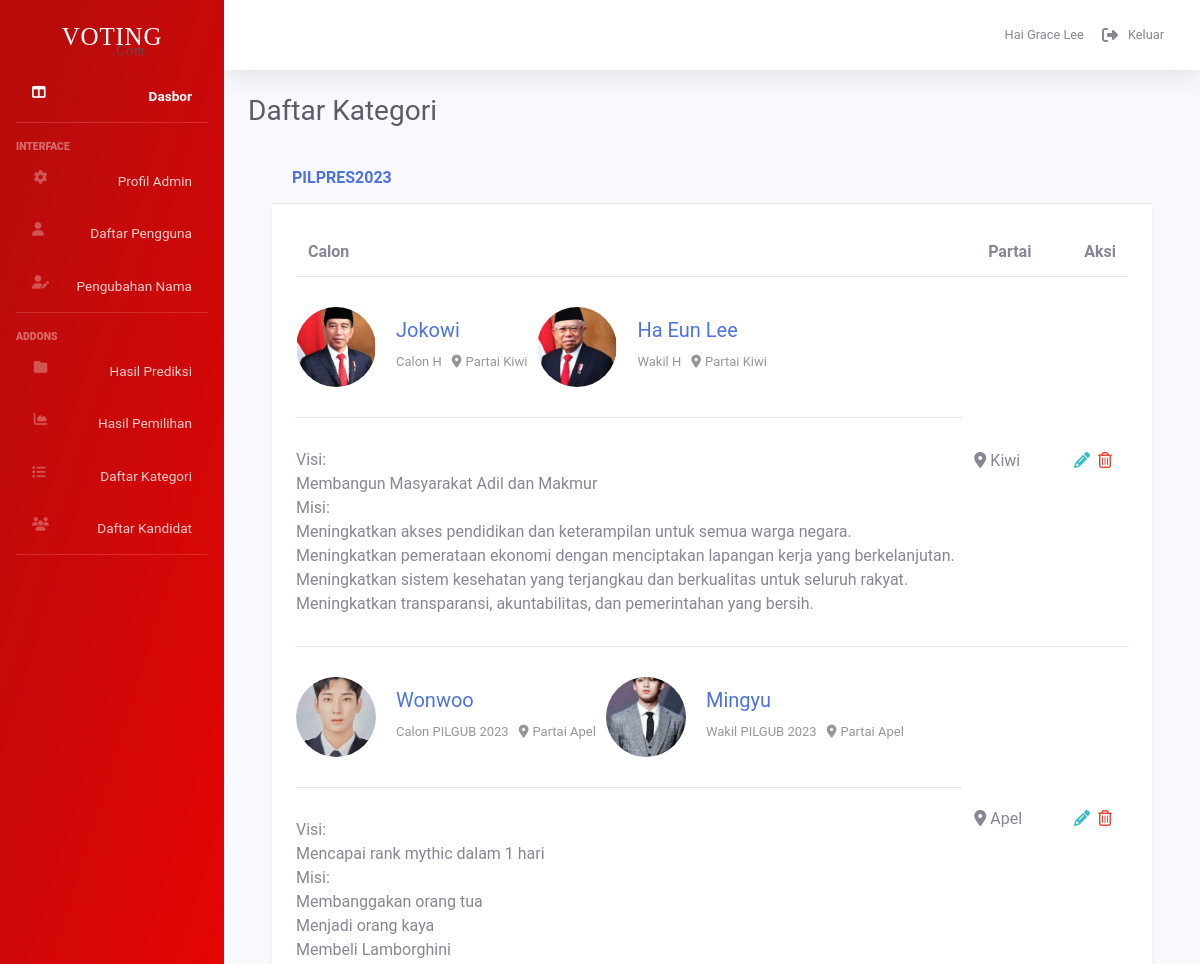
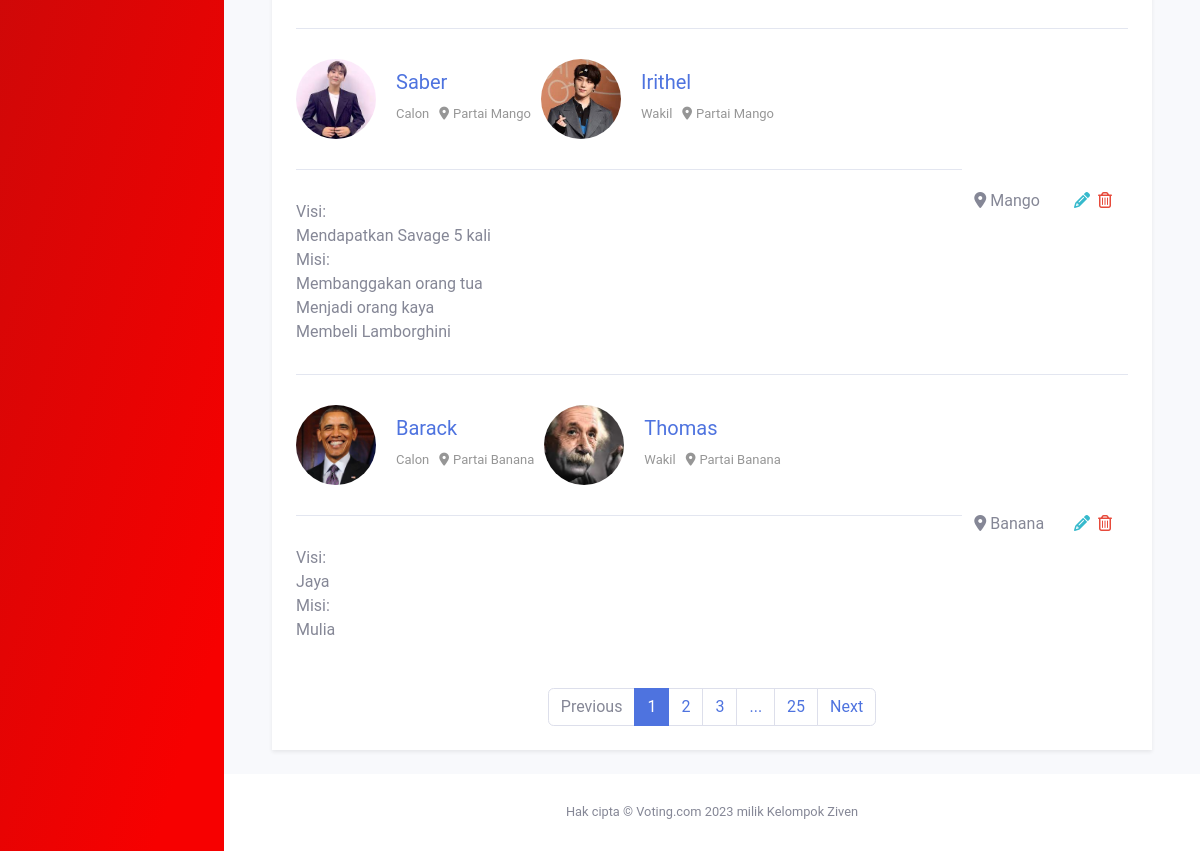
Page /admin/detail_category.php?detail_category=16 (signed in) on the committed database (2 pictures, top to bottom).
### tables this page shows
CREATE TABLE `category` (
  `category_id` int(11) NOT NULL,
  `nama` varchar(100) DEFAULT NULL,
  `details` varchar(100) DEFAULT NULL,
  `start_tggl` date DEFAULT NULL,
  `end_tggl` date DEFAULT NULL,
  `voting_name` varchar(100) DEFAULT NULL,
  `jml_calon` varchar(100) DEFAULT NULL,
  `status` varchar(100) DEFAULT NULL,
  `nama_jabatan` varchar(100) DEFAULT NULL
);

CREATE TABLE `candidate` (
  `id` int(11) NOT NULL,
  `foto_calon` varchar(100) NOT NULL,
  `nama_calon` varchar(100) NOT NULL,
  `nama_jabatan` varchar(100) DEFAULT NULL,
  `foto_wakil` varchar(100) DEFAULT NULL,
  `nama_wakil` varchar(100) NOT NULL,
  `voting_name` varchar(100) NOT NULL,
  `visi` varchar(1000) DEFAULT NULL,
  `misi` text NOT NULL,
  `partai` varchar(100) NOT NULL
);

### admin/detail_category.php (the view, shortened to what this page needs)
<!DOCTYPE html>
<html lang="en">
<head>
    <link href="vendor/fontawesome-free/css/all.min.css" rel="stylesheet" type="text/css">
    <link rel="stylesheet" href="https://cdnjs.cloudflare.com/ajax/libs/font-awesome/6.1.1/css/all.min.css" type="text/css">
    <link href="../admin_component/css/adminboots.css" rel="stylesheet">
    <link href="../admin_component/css/detail.css" rel="stylesheet">
</head>
<?php include '../admin_component/php/connect.php';?>
<?php
$detail = $_GET['detail_category'];
$query="SELECT * FROM category WHERE category_id = ?";
$get_candidate = $connect->prepare($query);
$get_candidate -> execute([$detail]);
$row=$get_candidate->fetch(PDO::FETCH_ASSOC);
$nama_category = $row['nama'];
?>
<body id="page-top">
<?php include '../admin_component/php/script.php' ;?>
    <div id="wrapper">
    <?php include '../admin_component/php/sidenav.php' ;?>
<div id="content-wrapper" class="d-flex flex-column">
<div id="content">
<?php include '../admin_component/php/topbar.php' ;?>
    <div class="container-fluid">
        <div class="d-sm-flex align-items-center justify-content-between mb-4" style="display: grid;">
            <h1 class="h3 mb-0 text-gray-800">Daftar Kategori</h1>
        </div>
                    <div class="container mt-3 mb-4">
    <div class="row">
      <div class="col-md-12">
      <div class="card-header py-3">
                            <h6 class="m-0 font-weight-bold text-primary">
                            <?=$nama_category?></h6>
                        </div>
        <div class="user-dashboard-info-box table-responsive mb-0 bg-white p-4 shadow-sm">
          <table class="table manage-candidates-top mb-0">
            <thead>
              <tr>
                <th>Calon</th>
                <th class="text-center">Partai</th>
                <th class=" text-right">Aksi</th>
              </tr>
            </thead>
            <tbody>
            <?php
             $query ="SELECT * FROM candidate WHERE voting_name ='$nama_category'";
             $select_candidate =  $connect->prepare($query);
             $select_candidate -> execute();
             if($select_candidate->rowCount()>0){
                while ($fetch_candidate = $select_candidate ->fetch(PDO::FETCH_ASSOC)){
                    ?>
                    <tr class="candidates-list">
                <td class="title">
                  <div class="thumb">
                    <img class="img-fluid" src="../img/candidate/<?=$fetch_candidate['foto_calon']?>" alt="">
                  </div>
                  <div class="candidate-list-details">
                    <div class="candidate-list-info">
                      <div class="candidate-list-title">
                        <h5 class="mb-0"><a href="#"><?=$fetch_candidate['nama_calon']?></a></h5>
                      </div>
                      <div class="candidate-list-option">
                        <ul class="list-unstyled">
                          <li>Calon <?=$fetch_candidate['nama_jabatan']?></li>
                          <li><i class="fas fa-map-marker-alt pr-1"></i>Partai <?=$fetch_candidate['partai']?></li>
                        </ul>
                      </div>
                    </div>
                  </div>
                  <div class="thumb">
                    <img class="img-fluid" src="../img/candidate/<?=$fetch_candidate['foto_wakil']?>" alt="">
                  </div>
                  <div class="candidate-list-details">
                    <div class="candidate-list-info">
                      <div class="candidate-list-title">
                        <h5 class="mb-0"><a href="#"><?=$fetch_candidate['nama_wakil']?></a></h5>
                      </div>
                      <div class="candidate-list-option">
                        <ul class="list-unstyled">
                          <li>Wakil <?=$fetch_candidate['nama_jabatan']?></li>
                          <li><i class="fas fa-map-marker-alt pr-1"></i>Partai <?=$fetch_candidate['partai']?></li>
                        </ul>
                      </div>
                    </div>
                  </div>
                </td>
                <td class="title">
                  <span class="candidate-list-time order-1">Visi:<br><?=$fetch_candidate['visi']?><br>Misi:<br><?=$fetch_candidate['misi']?></span>
                </td>
                <td>
                <i class="fas fa-map-marker-alt pr-1"></i><?=$fetch_candidate['partai']?></li>
                </td>
                <td>
                  <ul class="list-unstyled mb-0 d-flex justify-content-end">
                    <li><a href="update_candidate.php?update_candidate=<?=$fetch_candidate['id']?>" class="text-info" data-toggle="tooltip" title="" data-original-title="Edit"><i class="fas fa-pencil-alt"></i></a></li>
                    <li><a href="detail_category.php?detail_category=<?=$detail?>&delete_detail=<?=$fetch_candidate['id']?>" class="text-danger" data-toggle="tooltip" title="" data-original-title="Delete"><i class="far fa-trash-alt"></i></a></li>
                  </ul>
                </td>
              </tr>
                    <?php
                }} else {
                    ?>
                    <p>Sedang Tidak Aktif</p>
                    <?php
                }?>
            </tbody>
          </table>
          <div class="text-center mt-3 mt-sm-3">
            <ul class="pagination justify-content-center mb-0">
              <li class="page-item disabled"> <span class="page-link">Previous</span> </li>
              <li class="page-item active" aria-current="page"><span class="page-link">1 </span> <span class="sr-only">(current)</span></li>
              <li class="page-item"><a class="page-link" href="#">2</a></li>
              <li class="page-item"><a class="page-link" href="#">3</a></li>
              <li class="page-item"><a class="page-link" href="#">...</a></li>
              <li class="page-item"><a class="page-link" href="#">25</a></li>
              <li class="page-item"> <a class="page-link" href="#">Next</a> </li>
            </ul>
          </div>
        </div>
      </div>
    </div>
  </div>
    </div>
</div>
<?php include '../admin_component/php/footer.php';?>
</div>
</div>
</body>
</html>

### admin_component/css/detail.css (style rules this page uses)
.user-dashboard-info-box .candidates-list .thumb { margin-right: 20px; }
.user-dashboard-info-box .candidates-list .thumb img { width: 80px; height: 80px; -o-object-fit: cover; object-fit: cover; overflow: hidden; border-radius: 50%; }
.user-dashboard-info-box .title { display: -webkit-box; display: -ms-flexbox; display: flex; -webkit-box-align: center; -ms-flex-align: center; align-items: center; padding: 30px 0; }
.user-dashboard-info-box .candidates-list td { vertical-align: middle; }
.user-dashboard-info-box td li { margin: 0 4px; }
.user-dashboard-info-box .table thead th { border-bottom: none; }
.table.manage-candidates-top th { border: 0; }
.table.manage-candidates-top { min-width: 650px; }
.user-dashboard-info-box .candidate-list-details ul { color: #969696; }
.candidate-list-title { margin-bottom: 5px; }
.candidate-list-details ul { display: -webkit-box; display: -ms-flexbox; display: flex; -ms-flex-wrap: wrap; flex-wrap: wrap; margin-bottom: 0px; }
.candidate-list-details ul li { margin: 5px 10px 5px 0px; font-size: 13px; }
.bg-white { background-color: #ffffff !important; }
.p-4 { padding: 1.5rem!important; }
.mb-0, .my-0 { margin-bottom: 0!important; }
.shadow-sm { box-shadow: 0 .125rem .25rem rgba(0,0,0,.075)!important; }

### admin_component/php/sidenav.php (style rules this page uses)
*, *::after { margin: 0; padding: 0; box-sizing: border-box; font-family: 'Roboto'; }

### rows in the picture
category: nama "PILPRES2023"
candidate: foto_calon (picture), nama_calon "Jokowi", nama_jabatan "H", partai "Kiwi", foto_wakil (picture), nama_wakil "Ha Eun Lee", visi "Membangun Masyarakat Adil dan Makmur", misi "Meningkatkan akses pendidikan dan keterampilan untuk semua warga negara. Meningkatkan pemerataan ekonomi dengan menciptakan lapangan kerja yang berkelanjutan. Meningkatkan sistem kesehatan yang terjangkau dan berkualitas untuk seluruh rakyat. Meningkatkan transparansi, akuntabilitas, dan pemerintahan yang bersih."
candidate: foto_calon (picture), nama_calon "Wonwoo", nama_jabatan "PILGUB 2023", partai "Apel", foto_wakil (picture), nama_wakil "Mingyu", visi "Mencapai rank mythic dalam 1 hari", misi "Membanggakan orang tua Menjadi orang kaya Membeli Lamborghini"
candidate: foto_calon (picture), nama_calon "Saber", partai "Mango", foto_wakil (picture), nama_wakil "Irithel", visi "Mendapatkan Savage 5 kali", misi "Membanggakan orang tua Menjadi orang kaya Membeli Lamborghini"
candidate: foto_calon (picture), nama_calon "Barack", partai "Banana", foto_wakil (picture), nama_wakil "Thomas", visi "Jaya", misi "Mulia"

### other values in the picture
$_SESSION['nama_admin'] "Grace Lee"
